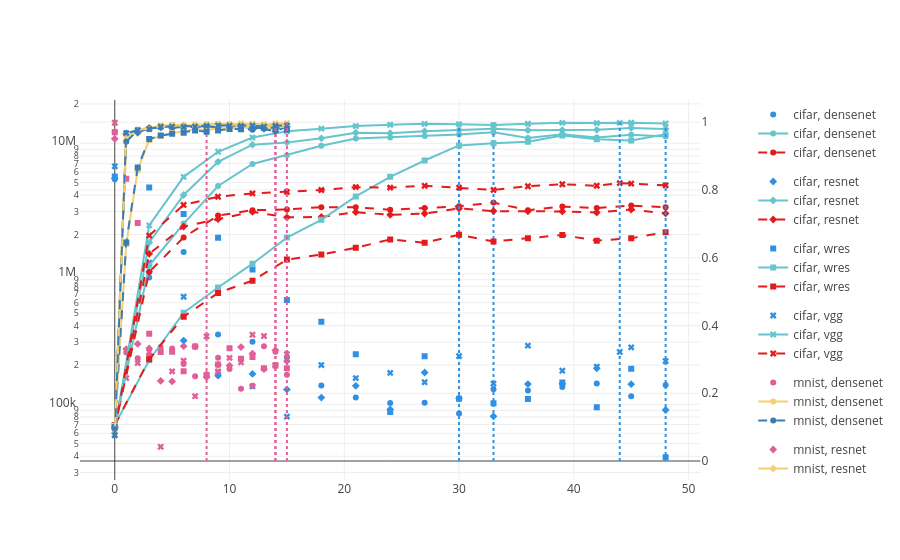

Write notebook code for a chart like this one.
### Code cell
epoch_train = epoch_data[(epoch_data['split'] == 'train')].sort_values(by='epoch')

fig = make_subplots(specs=[[{"secondary_y": True}]], )

colless_scatter_train = px.scatter(epoch_train, x='epoch', y='colless_index', color="dataset", color_discrete_sequence=color_seq, symbol="model")
train_acc_train = px.line(epoch_train, x='epoch', y='train_acc', color="dataset", color_discrete_sequence=color_seq_train, symbol="model")
val_acc_train = px.line(epoch_train, x='epoch', y='val_acc', color="dataset", color_discrete_sequence=color_seq_val, symbol="model", line_dash_sequence=['dash'])

for i in range(8):
	# get dataset, model out of the trace
	dataset, model = str(colless_scatter_train.data[i]['name']).split(", ")
    
	all_epochs = epoch_train[(epoch_train['dataset'] == dataset) & (epoch_train['model'] == model)]
	# find the epoch where val acc is maximum
	best_epoch = all_epochs.sort_values(by='val_acc', ascending=False).iloc[0]['epoch']

	fig.add_trace(
		colless_scatter_train.data[i],
		secondary_y=False,
	)

	fig.update_yaxes(type="log", secondary_y=False)

	fig.add_trace(
		train_acc_train.data[i],
		secondary_y=True,
	)
 
	fig.add_trace(
		val_acc_train.data[i],
		secondary_y=True,
	)
 
	# add a vertical line at best epoch
	fig.add_trace(go.Scatter(x=[best_epoch, best_epoch], y=[0, 1], mode="lines", line=dict(color=colless_scatter_train.data[i]['marker']['color'], dash="dot"), legendgroup=colless_scatter_train.data[i]['name'], showlegend=False), secondary_y=True)

fig.show()

### Figure 1 — Plotly figure (JSON) as saved in the notebook; plotly's stock layout.template omitted (floating-point values rounded to 4 significant figures)
{"data": [{"hovertemplate": "dataset=cifar<br>model=densenet<br>epoch=%{x}<br>colless_index=%{y}<extra></extra>", "legendgroup": "cifar, densenet", "marker": {"color": "#2E91E5", "symbol": "circle"}, "mode": "markers", "name": "cifar, densenet", "orientation": "v", "showlegend": true, "type": "scatter", "x": [0, 3, 6, 9, 12, 15, 18, 21, 24, 27, 30, 33, 36, 39, 42, 45, 48], "xaxis": "x", "y": [5299000.0, 938000.0, 1466000.0, 343400.0, 301500.0, 228300.0, 139300.0, 112800.0, 102400.0, 102800.0, 85140.0, 130400.0, 127500.0, 136100.0, 144100.0, 115300.0, 140700.0], "yaxis": "y"}, {"hovertemplate": "dataset=cifar<br>model=densenet<br>epoch=%{x}<br>train_acc=%{y}<extra></extra>", "legendgroup": "cifar, densenet", "line": {"color": "rgb(102, 197, 204)", "dash": "solid"}, "marker": {"symbol": "circle"}, "mode": "lines+markers", "name": "cifar, densenet", "orientation": "v", "showlegend": true, "type": "scatter", "x": [0, 3, 6, 9, 12, 15, 18, 21, 24, 27, 30, 33, 36, 39, 42, 45, 48], "xaxis": "x", "y": [0.09992, 0.5768, 0.7007, 0.8117, 0.8768, 0.9026, 0.9304, 0.9516, 0.9551, 0.9589, 0.9639, 0.9706, 0.953, 0.9645, 0.955, 0.9631, 0.9578], "yaxis": "y2"}, {"hovertemplate": "dataset=cifar<br>model=densenet<br>epoch=%{x}<br>val_acc=%{y}<extra></extra>", "legendgroup": "cifar, densenet", "line": {"color": "rgb(228,26,28)", "dash": "dash"}, "marker": {"symbol": "circle"}, "mode": "lines+markers", "name": "cifar, densenet", "orientation": "v", "showlegend": true, "type": "scatter", "x": [0, 3, 6, 9, 12, 15, 18, 21, 24, 27, 30, 33, 36, 39, 42, 45, 48], "xaxis": "x", "y": [0.0998, 0.5581, 0.6599, 0.7244, 0.7403, 0.7422, 0.7493, 0.749, 0.7413, 0.7468, 0.7517, 0.7626, 0.7403, 0.7509, 0.7467, 0.754, 0.7486], "yaxis": "y2"}, {"legendgroup": "cifar, densenet", "line": {"color": "#2E91E5", "dash": "dot"}, "mode": "lines", "showlegend": false, "type": "scatter", "x": [33, 33], "xaxis": "x", "y": [0, 1], "yaxis": "y2"}, {"hovertemplate": "dataset=cifar<br>model=resnet<br>epoch=%{x}<br>colless_index=%{y}<extra></extra>", "legendgroup": "cifar, resnet", "marker": {"color": "#2E91E5", "symbol": "diamond"}, "mode": "markers", "name": "cifar, resnet", "orientation": "v", "showlegend": true, "type": "scatter", "x": [0, 3, 6, 9, 12, 15, 18, 21, 24, 27, 30, 33, 36, 39, 42, 45, 48], "xaxis": "x", "y": [5403000.0, 1035000.0, 307700.0, 165900.0, 170900.0, 130200.0, 112700.0, 138700.0, 91360.0, 175300.0, 111300.0, 80930.0, 142900.0, 143900.0, 188800.0, 142800.0, 90520.0], "yaxis": "y"}, {"hovertemplate": "dataset=cifar<br>model=resnet<br>epoch=%{x}<br>train_acc=%{y}<extra></extra>", "legendgroup": "cifar, resnet", "line": {"color": "rgb(102, 197, 204)", "dash": "solid"}, "marker": {"symbol": "diamond"}, "mode": "lines+markers", "name": "cifar, resnet", "orientation": "v", "showlegend": true, "type": "scatter", "x": [0, 3, 6, 9, 12, 15, 18, 21, 24, 27, 30, 33, 36, 39, 42, 45, 48], "xaxis": "x", "y": [0.1, 0.6449, 0.7851, 0.8831, 0.9335, 0.9403, 0.9524, 0.9688, 0.9675, 0.9736, 0.9768, 0.9805, 0.9766, 0.9767, 0.9776, 0.9831, 0.9798], "yaxis": "y2"}, {"hovertemplate": "dataset=cifar<br>model=resnet<br>epoch=%{x}<br>val_acc=%{y}<extra></extra>", "legendgroup": "cifar, resnet", "line": {"color": "rgb(228,26,28)", "dash": "dash"}, "marker": {"symbol": "diamond"}, "mode": "lines+markers", "name": "cifar, resnet", "orientation": "v", "showlegend": true, "type": "scatter", "x": [0, 3, 6, 9, 12, 15, 18, 21, 24, 27, 30, 33, 36, 39, 42, 45, 48], "xaxis": "x", "y": [0.1, 0.6114, 0.692, 0.7137, 0.7355, 0.7192, 0.7201, 0.7343, 0.7267, 0.7302, 0.7454, 0.7376, 0.737, 0.7365, 0.7333, 0.742, 0.7308], "yaxis": "y2"}, {"legendgroup": "cifar, resnet", "line": {"color": "#2E91E5", "dash": "dot"}, "mode": "lines", "showlegend": false, "type": "scatter", "x": [30, 30], "xaxis": "x", "y": [0, 1], "yaxis": "y2"}, {"hovertemplate": "dataset=cifar<br>model=wres<br>epoch=%{x}<br>colless_index=%{y}<extra></extra>", "legendgroup": "cifar, wres", "marker": {"color": "#2E91E5", "symbol": "square"}, "mode": "markers", "name": "cifar, wres", "orientation": "v", "showlegend": true, "type": "scatter", "x": [0, 3, 6, 9, 12, 15, 18, 21, 24, 27, 30, 33, 36, 39, 42, 45, 48], "xaxis": "x", "y": [5555000.0, 4583000.0, 2867000.0, 1885000.0, 1077000.0, 630600.0, 429400.0, 242000.0, 87250.0, 233600.0, 110300.0, 102200.0, 110100.0, 147000.0, 94900.0, 187600.0, 39330.0], "yaxis": "y"}, {"hovertemplate": "dataset=cifar<br>model=wres<br>epoch=%{x}<br>train_acc=%{y}<extra></extra>", "legendgroup": "cifar, wres", "line": {"color": "rgb(102, 197, 204)", "dash": "solid"}, "marker": {"symbol": "square"}, "mode": "lines+markers", "name": "cifar, wres", "orientation": "v", "showlegend": true, "type": "scatter", "x": [0, 3, 6, 9, 12, 15, 18, 21, 24, 27, 30, 33, 36, 39, 42, 45, 48], "xaxis": "x", "y": [0.1061, 0.2973, 0.4376, 0.5122, 0.5824, 0.6593, 0.7118, 0.7808, 0.8386, 0.8869, 0.9315, 0.9382, 0.942, 0.9606, 0.9496, 0.946, 0.9647], "yaxis": "y2"}, {"hovertemplate": "dataset=cifar<br>model=wres<br>epoch=%{x}<br>val_acc=%{y}<extra></extra>", "legendgroup": "cifar, wres", "line": {"color": "rgb(228,26,28)", "dash": "dash"}, "marker": {"symbol": "square"}, "mode": "lines+markers", "name": "cifar, wres", "orientation": "v", "showlegend": true, "type": "scatter", "x": [0, 3, 6, 9, 12, 15, 18, 21, 24, 27, 30, 33, 36, 39, 42, 45, 48], "xaxis": "x", "y": [0.1065, 0.3001, 0.4261, 0.4962, 0.5322, 0.5944, 0.6095, 0.6291, 0.6541, 0.6443, 0.6676, 0.6481, 0.6576, 0.6669, 0.6504, 0.6574, 0.6755], "yaxis": "y2"}, {"legendgroup": "cifar, wres", "line": {"color": "#2E91E5", "dash": "dot"}, "mode": "lines", "showlegend": false, "type": "scatter", "x": [48, 48], "xaxis": "x", "y": [0, 1], "yaxis": "y2"}, {"hovertemplate": "dataset=cifar<br>model=vgg<br>epoch=%{x}<br>colless_index=%{y}<extra></extra>", "legendgroup": "cifar, vgg", "marker": {"color": "#2E91E5", "symbol": "x"}, "mode": "markers", "name": "cifar, vgg", "orientation": "v", "showlegend": true, "type": "scatter", "x": [0, 3, 6, 9, 12, 15, 18, 21, 24, 27, 30, 33, 36, 39, 42, 44, 45, 48], "xaxis": "x", "y": [6657000.0, 1220000.0, 666800.0, 176100.0, 137200.0, 80500.0, 200000.0, 158900.0, 174100.0, 147700.0, 233900.0, 144100.0, 281800.0, 180900.0, 194500.0, 252000.0, 273100.0, 214600.0], "yaxis": "y"}, {"hovertemplate": "dataset=cifar<br>model=vgg<br>epoch=%{x}<br>train_acc=%{y}<extra></extra>", "legendgroup": "cifar, vgg", "line": {"color": "rgb(102, 197, 204)", "dash": "solid"}, "marker": {"symbol": "x"}, "mode": "lines+markers", "name": "cifar, vgg", "orientation": "v", "showlegend": true, "type": "scatter", "x": [0, 3, 6, 9, 12, 15, 18, 21, 24, 27, 30, 33, 36, 39, 42, 44, 45, 48], "xaxis": "x", "y": [0.0898, 0.6955, 0.8388, 0.9127, 0.9546, 0.9732, 0.981, 0.9885, 0.9924, 0.9951, 0.9939, 0.9915, 0.9954, 0.998, 0.9974, 0.9979, 0.9983, 0.9962], "yaxis": "y2"}, {"hovertemplate": "dataset=cifar<br>model=vgg<br>epoch=%{x}<br>val_acc=%{y}<extra></extra>", "legendgroup": "cifar, vgg", "line": {"color": "rgb(228,26,28)", "dash": "dash"}, "marker": {"symbol": "x"}, "mode": "lines+markers", "name": "cifar, vgg", "orientation": "v", "showlegend": true, "type": "scatter", "x": [0, 3, 6, 9, 12, 15, 18, 21, 24, 27, 30, 33, 36, 39, 42, 44, 45, 48], "xaxis": "x", "y": [0.088, 0.6654, 0.7557, 0.78, 0.7898, 0.7943, 0.7998, 0.8085, 0.8068, 0.8122, 0.807, 0.8, 0.8109, 0.8168, 0.8124, 0.8201, 0.8188, 0.8136], "yaxis": "y2"}, {"legendgroup": "cifar, vgg", "line": {"color": "#2E91E5", "dash": "dot"}, "mode": "lines", "showlegend": false, "type": "scatter", "x": [44, 44], "xaxis": "x", "y": [0, 1], "yaxis": "y2"}, {"hovertemplate": "dataset=mnist<br>model=densenet<br>epoch=%{x}<br>colless_index=%{y}<extra></extra>", "legendgroup": "mnist, densenet", "marker": {"color": "#E15F99", "symbol": "circle"}, "mode": "markers", "name": "mnist, densenet", "orientation": "v", "showlegend": true, "type": "scatter", "x": [0, 1, 2, 3, 4, 5, 6, 7, 8, 9, 10, 11, 12, 13, 14, 15], "xaxis": "x", "y": [12260000.0, 249400.0, 225000.0, 238100.0, 275300.0, 268200.0, 204000.0, 163800.0, 170200.0, 227000.0, 186800.0, 131900.0, 138800.0, 278000.0, 252300.0, 168200.0], "yaxis": "y"}, {"hovertemplate": "dataset=mnist<br>model=densenet<br>epoch=%{x}<br>train_acc=%{y}<extra></extra>", "legendgroup": "mnist, densenet", "line": {"color": "rgb(246, 207, 113)", "dash": "solid"}, "marker": {"symbol": "circle"}, "mode": "lines+markers", "name": "mnist, densenet", "orientation": "v", "showlegend": true, "type": "scatter", "x": [0, 1, 2, 3, 4, 5, 6, 7, 8, 9, 10, 11, 12, 13, 14, 15], "xaxis": "x", "y": [0.0981, 0.9468, 0.9785, 0.9831, 0.9876, 0.991, 0.9916, 0.9882, 0.9929, 0.9941, 0.9902, 0.9877, 0.9868, 0.9908, 0.9939, 0.9913], "yaxis": "y2"}, {"hovertemplate": "dataset=mnist<br>model=densenet<br>epoch=%{x}<br>val_acc=%{y}<extra></extra>", "legendgroup": "mnist, densenet", "line": {"color": "rgb(55,126,184)", "dash": "dash"}, "marker": {"symbol": "circle"}, "mode": "lines+markers", "name": "mnist, densenet", "orientation": "v", "showlegend": true, "type": "scatter", "x": [0, 1, 2, 3, 4, 5, 6, 7, 8, 9, 10, 11, 12, 13, 14, 15], "xaxis": "x", "y": [0.0961, 0.9424, 0.976, 0.98, 0.9865, 0.9883, 0.9882, 0.9853, 0.9887, 0.9891, 0.9851, 0.9825, 0.978, 0.9863, 0.9902, 0.9851], "yaxis": "y2"}, {"legendgroup": "mnist, densenet", "line": {"color": "#E15F99", "dash": "dot"}, "mode": "lines", "showlegend": false, "type": "scatter", "x": [14, 14], "xaxis": "x", "y": [0, 1], "yaxis": "y2"}, {"hovertemplate": "dataset=mnist<br>model=resnet<br>epoch=%{x}<br>colless_index=%{y}<extra></extra>", "legendgroup": "mnist, resnet", "marker": {"color": "#E15F99", "symbol": "diamond"}, "mode": "markers", "name": "mnist, resnet", "orientation": "v", "showlegend": true, "type": "scatter", "x": [0, 1, 2, 3, 4, 5, 6, 7, 8, 9, 10, 11, 12, 13, 14, 15], "xaxis": "x", "y": [10810000.0, 264900.0, 290300.0, 267900.0, 151000.0, 149800.0, 279100.0, 276800.0, 161400.0, 200400.0, 198000.0, 274400.0, 244800.0, 186400.0, 259800.0, 214200.0], "yaxis": "y"}, {"hovertemplate": "dataset=mnist<br>model=resnet<br>epoch=%{x}<br>train_acc=%{y}<extra></extra>", "legendgroup": "mnist, resnet", "line": {"color": "rgb(246, 207, 113)", "dash": "solid"}, "marker": {"symbol": "diamond"}, "mode": "lines+markers", "name": "mnist, resnet", "orientation": "v", "showlegend": true, "type": "scatter", "x": [0, 1, 2, 3, 4, 5, 6, 7, 8, 9, 10, 11, 12, 13, 14, 15], "xaxis": "x", "y": [0.09793, 0.9646, 0.9677, 0.984, 0.9848, 0.9867, 0.9903, 0.9912, 0.9909, 0.9901, 0.9925, 0.9925, 0.988, 0.9847, 0.9778, 0.9932], "yaxis": "y2"}, {"hovertemplate": "dataset=mnist<br>model=resnet<br>epoch=%{x}<br>val_acc=%{y}<extra></extra>", "legendgroup": "mnist, resnet", "line": {"color": "rgb(55,126,184)", "dash": "dash"}, "marker": {"symbol": "diamond"}, "mode": "lines+markers", "name": "mnist, resnet", "orientation": "v", "showlegend": true, "type": "scatter", "x": [0, 1, 2, 3, 4, 5, 6, 7, 8, 9, 10, 11, 12, 13, 14, 15], "xaxis": "x", "y": [0.0974, 0.9668, 0.9692, 0.9826, 0.9844, 0.9828, 0.9862, 0.9857, 0.9876, 0.984, 0.9873, 0.9872, 0.9823, 0.9806, 0.9726, 0.9874], "yaxis": "y2"}, {"legendgroup": "mnist, resnet", "line": {"color": "#E15F99", "dash": "dot"}, "mode": "lines", "showlegend": false, "type": "scatter", "x": [8, 8], "xaxis": "x", "y": [0, 1], "yaxis": "y2"}, {"hovertemplate": "dataset=mnist<br>model=wres<br>epoch=%{x}<br>colless_index=%{y}<extra></extra>", "legendgroup": "mnist, wres", "marker": {"color": "#E15F99", "symbol": "square"}, "mode": "markers", "name": "mnist, wres", "orientation": "v", "showlegend": true, "type": "scatter", "x": [0, 1, 2, 3, 4, 5, 6, 7, 8, 9, 10, 11, 12, 13, 14, 15], "xaxis": "x", "y": [12120000.0, 5351000.0, 2451000.0, 346700.0, 252200.0, 252900.0, 178900.0, 277100.0, 167600.0, 201600.0, 268600.0, 223600.0, 230600.0, 189000.0, 198800.0, 189100.0], "yaxis": "y"}, {"hovertemplate": "dataset=mnist<br>model=wres<br>epoch=%{x}<br>train_acc=%{y}<extra></extra>", "legendgroup": "mnist, wres", "line": {"color": "rgb(246, 207, 113)", "dash": "solid"}, "marker": {"symbol": "square"}, "mode": "lines+markers", "name": "mnist, wres", "orientation": "v", "showlegend": true, "type": "scatter", "x": [0, 1, 2, 3, 4, 5, 6, 7, 8, 9, 10, 11, 12, 13, 14, 15], "xaxis": "x", "y": [0.1039, 0.6396, 0.8585, 0.9477, 0.9598, 0.968, 0.9725, 0.9801, 0.9772, 0.982, 0.9831, 0.9847, 0.9875, 0.989, 0.9879, 0.9841], "yaxis": "y2"}, {"hovertemplate": "dataset=mnist<br>model=wres<br>epoch=%{x}<br>val_acc=%{y}<extra></extra>", "legendgroup": "mnist, wres", "line": {"color": "rgb(55,126,184)", "dash": "dash"}, "marker": {"symbol": "square"}, "mode": "lines+markers", "name": "mnist, wres", "orientation": "v", "showlegend": true, "type": "scatter", "x": [0, 1, 2, 3, 4, 5, 6, 7, 8, 9, 10, 11, 12, 13, 14, 15], "xaxis": "x", "y": [0.1007, 0.6448, 0.8664, 0.9505, 0.9605, 0.9656, 0.9687, 0.9756, 0.9719, 0.9756, 0.9799, 0.9795, 0.9832, 0.9826, 0.9841, 0.9774], "yaxis": "y2"}, {"legendgroup": "mnist, wres", "line": {"color": "#E15F99", "dash": "dot"}, "mode": "lines", "showlegend": false, "type": "scatter", "x": [14, 14], "xaxis": "x", "y": [0, 1], "yaxis": "y2"}, {"hovertemplate": "dataset=mnist<br>model=vgg<br>epoch=%{x}<br>colless_index=%{y}<extra></extra>", "legendgroup": "mnist, vgg", "marker": {"color": "#E15F99", "symbol": "x"}, "mode": "markers", "name": "mnist, vgg", "orientation": "v", "showlegend": true, "type": "scatter", "x": [0, 1, 2, 3, 4, 5, 6, 7, 8, 9, 10, 11, 12, 13, 14, 15], "xaxis": "x", "y": [14350000.0, 158800.0, 206900.0, 251200.0, 47310.0, 178800.0, 216100.0, 115500.0, 332000.0, 178900.0, 226800.0, 209400.0, 341100.0, 333500.0, 199800.0, 241800.0], "yaxis": "y"}, {"hovertemplate": "dataset=mnist<br>model=vgg<br>epoch=%{x}<br>train_acc=%{y}<extra></extra>", "legendgroup": "mnist, vgg", "line": {"color": "rgb(246, 207, 113)", "dash": "solid"}, "marker": {"symbol": "x"}, "mode": "lines+markers", "name": "mnist, vgg", "orientation": "v", "showlegend": true, "type": "scatter", "x": [0, 1, 2, 3, 4, 5, 6, 7, 8, 9, 10, 11, 12, 13, 14, 15], "xaxis": "x", "y": [0.07863, 0.9642, 0.9775, 0.9815, 0.9896, 0.9923, 0.9891, 0.9917, 0.9939, 0.9958, 0.9944, 0.9962, 0.996, 0.9942, 0.9966, 0.9973], "yaxis": "y2"}, {"hovertemplate": "dataset=mnist<br>model=vgg<br>epoch=%{x}<br>val_acc=%{y}<extra></extra>", "legendgroup": "mnist, vgg", "line": {"color": "rgb(55,126,184)", "dash": "dash"}, "marker": {"symbol": "x"}, "mode": "lines+markers", "name": "mnist, vgg", "orientation": "v", "showlegend": true, "type": "scatter", "x": [0, 1, 2, 3, 4, 5, 6, 7, 8, 9, 10, 11, 12, 13, 14, 15], "xaxis": "x", "y": [0.0759, 0.9676, 0.9763, 0.9799, 0.9866, 0.987, 0.986, 0.9868, 0.9889, 0.9901, 0.9896, 0.9894, 0.99, 0.9865, 0.9897, 0.9901], "yaxis": "y2"}, {"legendgroup": "mnist, vgg", "line": {"color": "#E15F99", "dash": "dot"}, "mode": "lines", "showlegend": false, "type": "scatter", "x": [15, 15], "xaxis": "x", "y": [0, 1], "yaxis": "y2"}], "layout": {"xaxis": {"anchor": "y", "domain": [0, 0.94]}, "yaxis": {"anchor": "x", "domain": [0, 1], "type": "log"}, "yaxis2": {"anchor": "x", "overlaying": "y", "side": "right"}}}
